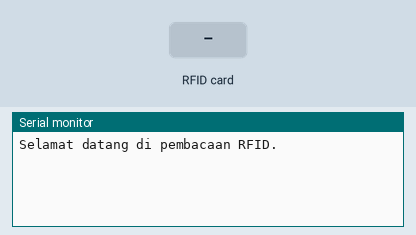
Simulated run of this sketch. Board: Arduino Uno, built with avr-gcc and run on an emulated ATmega328P. Shown: the last lines printed to the serial monitor. The inputs (shaded band) are chosen by the test bench.

Above: at 1.2 s.
1.3 s: RFID card 5E 7A 19 C4 held to the reader
At 2.5 s:
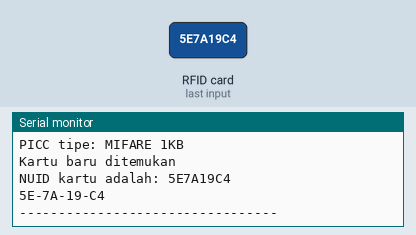
2.8 s: RFID card 5E 7A 19 C4 held to the reader
At 4.0 s:
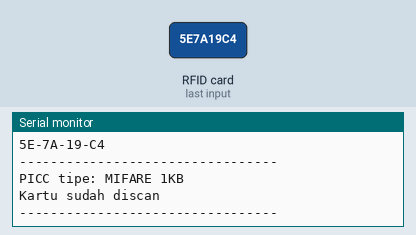

Measured:
- after the input at 1.3 s, the serial monitor: prints a new line at once (image 1)
- after the input at 2.8 s, the serial monitor: prints a new line after 0.05 s (image 2)

The sketch:

basic.ino
```cpp
// (licence header left out)
// BASIC FOR ARDUINO UNO
#include <SPI.h>
#include <MFRC522.h>

#define SS_PIN 10
#define RST_PIN 9

MFRC522 rfid(SS_PIN, RST_PIN); // Instance of the class

MFRC522::MIFARE_Key key;

//char kartu = "XX";

// Init array that will store new NUID
byte nuidPICC[4];

void setup() {
  Serial.begin(9600);
  SPI.begin(); // Init SPI bus
  rfid.PCD_Init(); // Init MFRC522

  for (byte i = 0; i < 6; i++) {
    key.keyByte[i] = 0xFF;
  }

  Serial.println(F("Selamat datang di pembacaan RFID."));
  //Serial.print(F("Using the following key:"));
  //printHex(key.keyByte, MFRC522::MF_KEY_SIZE);
}

void loop() {

  // Reset the loop if no new card present on the sensor/reader. This saves the entire process when idle.
  if ( ! rfid.PICC_IsNewCardPresent())
    return;

  // Verify if the NUID has been readed
  if ( ! rfid.PICC_ReadCardSerial())
    return;

  Serial.print(F("PICC tipe: "));
  MFRC522::PICC_Type piccType = rfid.PICC_GetType(rfid.uid.sak);
  Serial.println(rfid.PICC_GetTypeName(piccType));

  // Check is the PICC of Classic MIFARE type
  if (piccType != MFRC522::PICC_TYPE_MIFARE_MINI &&
    piccType != MFRC522::PICC_TYPE_MIFARE_1K &&
    piccType != MFRC522::PICC_TYPE_MIFARE_4K) {
    Serial.println(F("Your tag is not of type MIFARE Classic."));
    return;
  }

  if (rfid.uid.uidByte[0] != nuidPICC[0] ||
    rfid.uid.uidByte[1] != nuidPICC[1] ||
    rfid.uid.uidByte[2] != nuidPICC[2] ||
    rfid.uid.uidByte[3] != nuidPICC[3] ) {

    Serial.println(F("Kartu baru ditemukan"));

    // Store NUID into nuidPICC array
    for (byte i = 0; i < 4; i++) {
      nuidPICC[i] = rfid.uid.uidByte[i];
    }

    Serial.print(F("NUID kartu adalah: "));
    printHex(rfid.uid.uidByte, rfid.uid.size);
    Serial.println();
    Serial.print(rfid.uid.uidByte[0], HEX);
    Serial.print("-");
    Serial.print(rfid.uid.uidByte[1], HEX);
    Serial.print("-");
    Serial.print(rfid.uid.uidByte[2], HEX);
    Serial.print("-");
    Serial.print(rfid.uid.uidByte[3], HEX);
    Serial.println("");

  } else {
    Serial.println("Kartu sudah discan");
  }

  Serial.println("---------------------------------");
  Serial.println();

  // Halt PICC
  rfid.PICC_HaltA();

  // Stop encryption on PCD
  rfid.PCD_StopCrypto1();
}


/**
 * Helper routine to dump a byte array as hex values to Serial.
 */
void printHex(byte *buffer, byte bufferSize) {
  for (byte i = 0; i < bufferSize; i++) {
    //Serial.print(buffer[i] < 0x10 ? " 0" : " ");
    Serial.print(buffer[i], HEX);
  }
}

/**
 * Helper routine to dump a byte array as dec values to Serial.
 */
void printDec(byte *buffer, byte bufferSize) {
  for (byte i = 0; i < bufferSize; i++) {
    Serial.print(buffer[i] < 0x10 ? " 0" : " ");
    Serial.print(buffer[i], DEC);
  }
}
```
